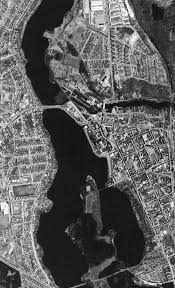
#> input picture data/custom/lake_island_ir.jpg, 175 x 288 px, found by its file name
$ python generate_multiview_datasets.py
#> lines starting #> are read from the running program, lines starting #| are printed output that depends on the picture
### src/models/multiview.py
"""
Multi-View Satellite Infrared (IR) Image Reconstruction Engine.

Provides geometric co-registration, feature-based homography estimation,
sub-pixel alignment, and multi-view radiometric fusion to convert multiple
satellite / aerial images captured from different viewpoints, passes, or angles
into a single high-fidelity, high-SNR reconstructed IR image.

Key Capabilities:
1. Multi-View Feature Matching: SIFT / ORB with Lowe's ratio test and RANSAC outlier rejection.
2. Robust Geometric Transformation: Projective Homography (8-DoF) and Affine (6-DoF).
3. Radiometric Equalization: Adjusts cross-view exposure and illumination differences in overlap regions.
4. Seamless Multi-Band & Distance-Weighted Fusion: Feathered mosaic stitching without seam lines.
5. Super-Resolution & Noise Reduction Fusion: Multi-frame median/trimmed-mean stacking for enhanced SNR.
6. Diagnostic Visual Analytics: Inlier match plots, overlap coverage heatmaps, and reprojection error metrics.
"""

import os
import cv2
import numpy as np
from PIL import Image
from typing import List, Tuple, Dict, Optional, Union


# [166 lines left out: functions auto_clean_corner_overlays, classify_and_sort_multiview_inputs, not called in this run]


class MultiViewIRReconstructor:
    """
    Reconstructs a single composite Infrared (IR) image from multiple images
    taken from different viewpoints, angles, or satellite passes.
    """

    # [497 lines left out: functions __init__, _init_detector, extract_features, match_features, estimate_transformation, equalize_radiometric_exposure and 2 more, not called in this run]


def generate_synthetic_multiview_set(
    base_ir: np.ndarray,
    num_views: int = 4,
    rotation_range: Tuple[float, float] = (-10.0, 10.0),
    perspective_tilt: float = 0.08,
    translation_range: Tuple[int, int] = (-15, 15),
    noise_std: float = 0.012
) -> List[np.ndarray]:
    """
    Simulates a multi-view acquisition sequence of an Earth observation scene,
    mimicking varying satellite orbital passes, drone camera angles, and off-nadir sensors.

    Args:
        base_ir: High-resolution reference IR image (2D float32 [0, 1]).
        num_views: Number of viewpoint captures to generate.
        rotation_range: (min_deg, max_deg) camera yaw angle.
        perspective_tilt: Magnitude of off-nadir tilt perspective deformation.
        translation_range: (min_px, max_px) sensor baseline translation.
        noise_std: Atmospheric and sensor electronic noise.

    Returns:
        List of 2D float32 arrays representing the varying viewpoints.
    """
    h, w = base_ir.shape[:2]
    views = []

    # View 0 is Nadir (central downward view)
    views.append(base_ir.copy())

    # Pre-defined deterministic viewpoint angles for reproducibility
    viewpoint_configs = [
        {"angle": 8.5, "dx": 12, "dy": -8, "tilt_x": 0.05, "tilt_y": -0.03, "label": "Oblique East (+8.5°)"},
        {"angle": -7.0, "dx": -10, "dy": 15, "tilt_x": -0.04, "tilt_y": 0.05, "label": "Oblique West (-7.0°)"},
        {"angle": 4.0, "dx": 8, "dy": 10, "tilt_x": 0.02, "tilt_y": 0.06, "label": "Off-Nadir North (+4.0°)"},
        {"angle": -9.5, "dx": -14, "dy": -12, "tilt_x": -0.06, "tilt_y": -0.04, "label": "Ascending Pass (-9.5°)"},
        {"angle": 11.0, "dx": 18, "dy": 6, "tilt_x": 0.07, "tilt_y": 0.02, "label": "Descending Pass (+11.0°)"}
    ]

    src_corners = np.float32([[0, 0], [w, 0], [w, h], [0, h]])

    for i in range(1, num_views):
        cfg = viewpoint_configs[(i - 1) % len(viewpoint_configs)]
        ang = cfg["angle"]
        dx, dy = cfg["dx"], cfg["dy"]
        tx, ty = cfg["tilt_x"] * perspective_tilt / 0.08, cfg["tilt_y"] * perspective_tilt / 0.08

        # Distort corners to simulate 3D camera rotation and perspective projective geometry
        rad = np.radians(ang)
        cos_a, sin_a = np.cos(rad), np.sin(rad)
        cx, cy = w / 2.0, h / 2.0

        dst_corners = []
        for (x, y) in src_corners:
            # Center coordinates
            rx = x - cx
            ry = y - cy
            # Rotate
            rot_x = rx * cos_a - ry * sin_a
            rot_y = rx * sin_a + ry * cos_a
            # Perspective distortion based on off-nadir angle
            z_factor = 1.0 + (rot_x * tx + rot_y * ty) / float(max(w, h))
            new_x = (rot_x / z_factor) + cx + dx
            new_y = (rot_y / z_factor) + cy + dy
            dst_corners.append([new_x, new_y])

        dst_corners = np.float32(dst_corners)
        H = cv2.getPerspectiveTransform(src_corners, dst_corners)

        # Warp image
        warped = cv2.warpPerspective(base_ir, H, (w, h), flags=cv2.INTER_LANCZOS4, borderMode=cv2.BORDER_REFLECT)

        # Add subtle sensor noise and illumination variation across passes
        if noise_std > 0:
            noise = np.random.normal(0, noise_std, warped.shape).astype(np.float32)
            sun_gradient = np.linspace(0.96, 1.04, w)[None, :]
            warped = np.clip(warped * sun_gradient + noise, 0.0, 1.0)

        views.append(warped)

    return views

### src/data/generate_multiview_datasets.py
"""
Generates multi-view satellite infrared datasets from aerial scenes
to provide instant plug-and-play demonstrations of multi-view reconstruction.
"""

import os
import sys
import numpy as np
from PIL import Image

sys.path.insert(0, os.path.abspath(os.path.join(os.path.dirname(__file__), "..", "..")))
from src.models.multiview import generate_synthetic_multiview_set

SCENES = [
    {
        "id": "lake_island",
        "name": "Lake Island & Town (Multi-Angle Passes)",
        "source": "data/custom/lake_island_ir.jpg",
        "views": 4,
        "tilt": 0.09
    },
    {
        "id": "archipelago",
        "name": "Archipelago Lake & Peninsulas (Orbital Passes)",
        "source": "data/custom/archipelago_lake_ir.jpg",
        "views": 4,
        "tilt": 0.08
    },
    {
        "id": "city_river",
        "name": "Industrial City & River (Multi-Sensor Angles)",
        "source": "data/custom/city_river_ir.jpg",
        "views": 4,
        "tilt": 0.07
    }
]

def main():
    print("[*] Generating multi-view Earth Observation IR test sets...")
    for scene in SCENES:
        src = scene["source"]
        if not os.path.exists(src):
            print(f"[-] Source {src} does not exist, skipping.")
            continue

        base_img = np.array(Image.open(src).convert("L"), dtype=np.float32) / 255.0
        out_dir = os.path.join("data", "multiview", scene["id"])
        os.makedirs(out_dir, exist_ok=True)

        views = generate_synthetic_multiview_set(
            base_ir=base_img,
            num_views=scene["views"],
            perspective_tilt=scene["tilt"],
            noise_std=0.012
        )
#> the loop in generate_synthetic_multiview_set, `for i in range(1, num_views):` made 3 passes
#> pass 1, in generate_synthetic_multiview_set, `warped = cv2.warpPerspective(base_ir, H, (w, h), flags=cv2.INTER_LANCZ..`:
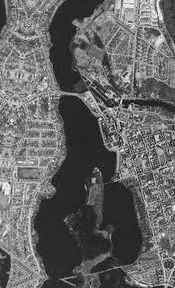
#> warped: shape (288, 175) float32; min -0.0899, max 1.08, mean 0.374; drawn with min black and max white
#> pass 2, in generate_synthetic_multiview_set, `warped = cv2.warpPerspective(base_ir, H, (w, h), flags=cv2.INTER_LANCZ..`:
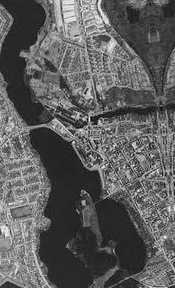
#> warped: shape (288, 175) float32; min -0.0868, max 1.11, mean 0.354; drawn with min black and max white
#> after the loop in generate_synthetic_multiview_set, `for i in range(1, num_views):`: views = 4 items
#> views = 4 items

        labels = ["view_1_nadir.jpg", "view_2_oblique_east.jpg", "view_3_oblique_west.jpg", "view_4_off_nadir_north.jpg"]

        print(f"  [+] Scene: {scene['name']} -> {len(views)} viewpoints")
#|   [+] Scene: Lake Island & Town (Multi-Angle Passes) -> 4 viewpoints
        for idx, v in enumerate(views):
            filename = labels[idx] if idx < len(labels) else f"view_{idx+1}.jpg"
            save_path = os.path.join(out_dir, filename)
            u8 = (np.clip(v, 0.0, 1.0) * 255).astype(np.uint8)
            Image.fromarray(u8).save(save_path, quality=95)
            print(f"      Saved: {save_path}")
#> this loop made 4 passes
#> filename on passes 1 to 4: 'view_1_nadir.jpg', 'view_2_oblique_east.jpg', 'view_3_oblique_west.jpg', 'view_4_off_nadir_north.jpg'
#|       Saved: data/multiview/lake_island/view_1_nadir.jpg
#|       Saved: data/multiview/lake_island/view_2_oblique_east.jpg
#|       Saved: data/multiview/lake_island/view_3_oblique_west.jpg
#|       Saved: data/multiview/lake_island/view_4_off_nadir_north.jpg
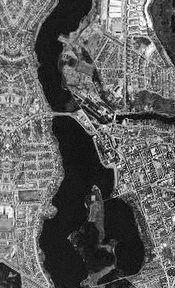
#> u8: shape (288, 175); min 0, max 255, mean 96.1
#> pass 2 of the loop in main, `for scene in SCENES:`:
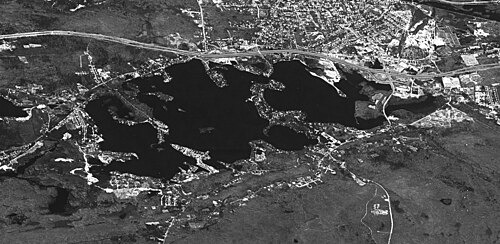
#> input picture data/custom/archipelago_lake_ir.jpg, 500 x 244 px, found by its file name
#> base_img: shape (244, 500) float32
#> src_corners = [[0, 0], [500, 0], [500, 244], [0, 244]]
#> the loop in generate_synthetic_multiview_set (call 2), `for i in range(1, num_views):` made 3 passes
#> pass 1, in generate_synthetic_multiview_set (call 2), `warped = np.clip(warped * sun_gradient + noise, 0.0, 1.0)`:
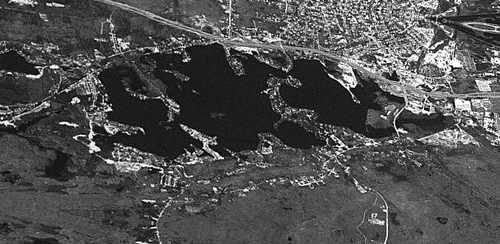
#> warped: shape (244, 500) float64; min 0, max 1, mean 0.314
#|   [+] Scene: Archipelago Lake & Peninsulas (Orbital Passes) -> 4 viewpoints
#> the loop in main, `for idx, v in enumerate(views):` made 4 passes
#> (printed output is left out)
#> after the loop in main, `for idx, v in enumerate(views):`:
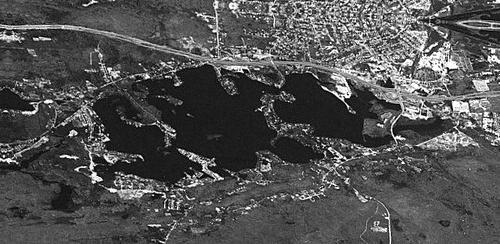
#> u8: shape (244, 500); min 0, max 255, mean 81.3

    print("[OK] All multi-view test datasets created successfully.")

if __name__ == "__main__":
    main()
